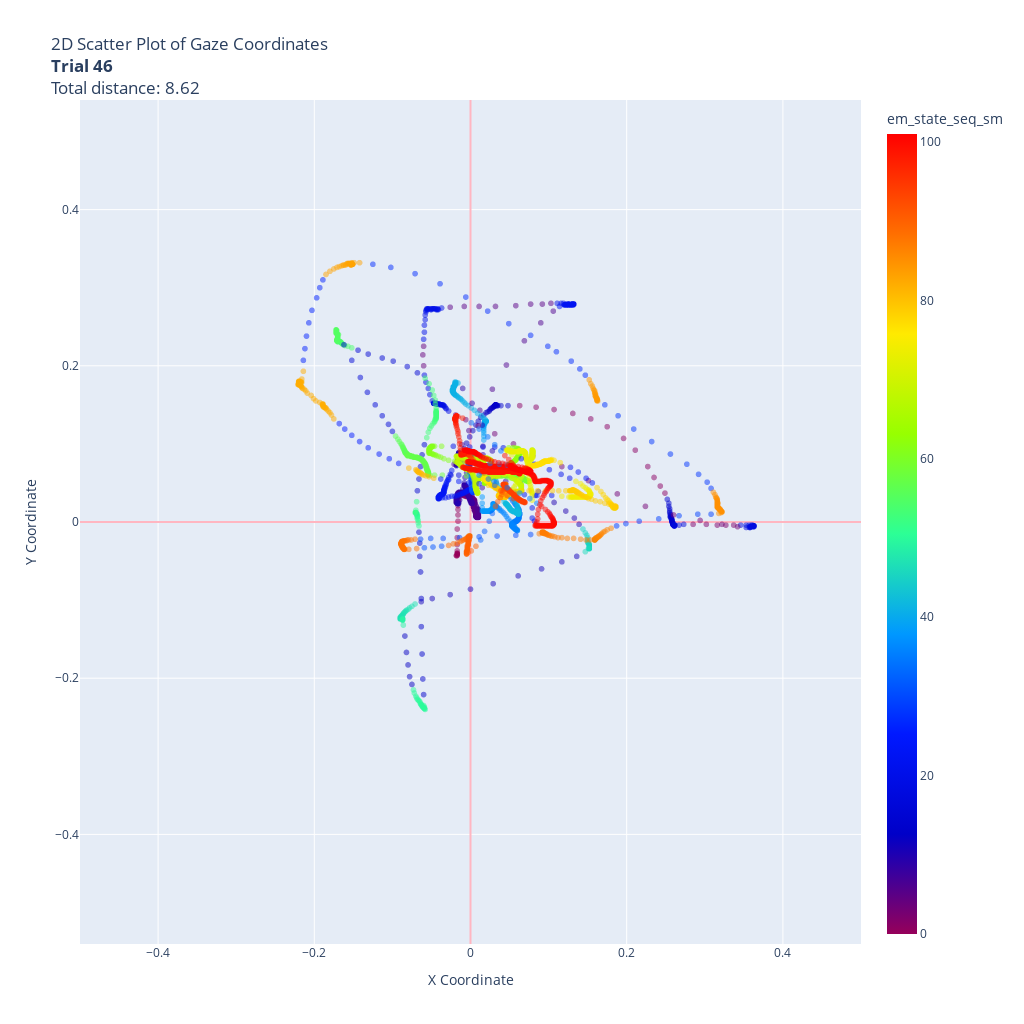

Write notebook code for a chart like this one.
### Code cell
fig = visualize_trial_gaze_distance(46, trial_46, color_code='em_state_seq_sm', color_scale='rainbow')

### Figure 1 — Plotly figure (JSON) as saved in the notebook; plotly's stock layout.template omitted (floating-point values rounded to 4 significant figures; data arrays with more than 128 entries replaced by an {"elided": "..."} marker saying what was removed)
{"data": [{"hovertemplate": "x=%{x}<br>y=%{y}<br>em_state_seq_sm=%{marker.color}<extra></extra>", "legendgroup": "", "marker": {"color": {"elided": "5821 int values"}, "coloraxis": "coloraxis", "opacity": 0.5, "symbol": "circle"}, "mode": "markers", "name": "", "showlegend": false, "type": "scattergl", "x": {"elided": "5821 float values"}, "xaxis": "x", "y": {"elided": "5821 float values"}, "yaxis": "y"}], "layout": {"coloraxis": {"colorbar": {"title": {"text": "em_state_seq_sm"}}, "colorscale": [[0, "rgb(150,0,90)"], [0.125, "rgb(0,0,200)"], [0.25, "rgb(0,25,255)"], [0.375, "rgb(0,152,255)"], [0.5, "rgb(44,255,150)"], [0.625, "rgb(151,255,0)"], [0.75, "rgb(255,234,0)"], [0.875, "rgb(255,111,0)"], [1, "rgb(255,0,0)"]]}, "height": 1024, "legend": {"tracegroupgap": 0}, "title": {"text": "2D Scatter Plot of Gaze Coordinates<br><b>Trial 46</b><br>Total distance: 8.62"}, "width": 1024, "xaxis": {"anchor": "y", "domain": [0, 1], "range": [-0.5, 0.5], "title": {"text": "X Coordinate"}, "zeroline": true, "zerolinecolor": "LightPink", "zerolinewidth": 2}, "yaxis": {"anchor": "x", "domain": [0, 1], "range": [-0.5, 0.5], "scaleanchor": "x", "title": {"text": "Y Coordinate"}, "zeroline": true, "zerolinecolor": "LightPink", "zerolinewidth": 2}}}
